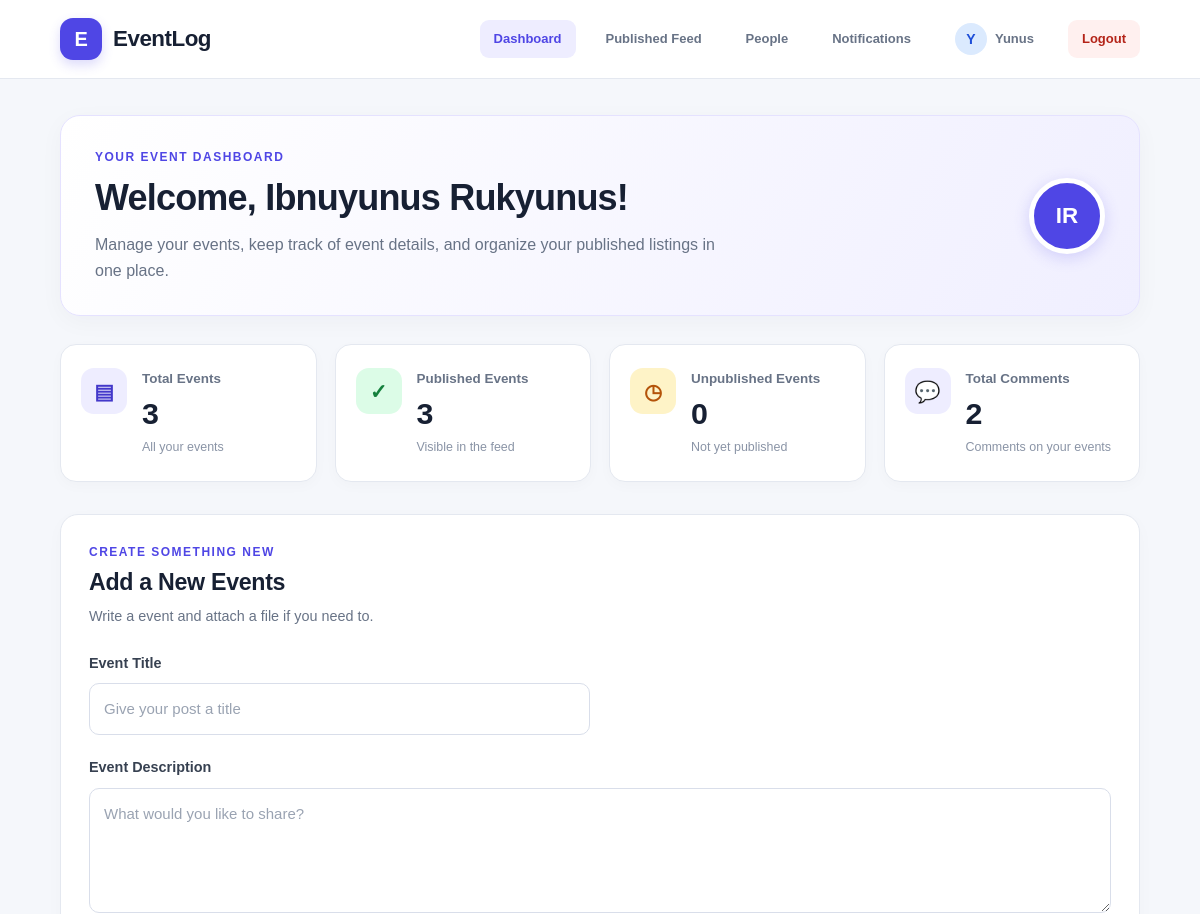
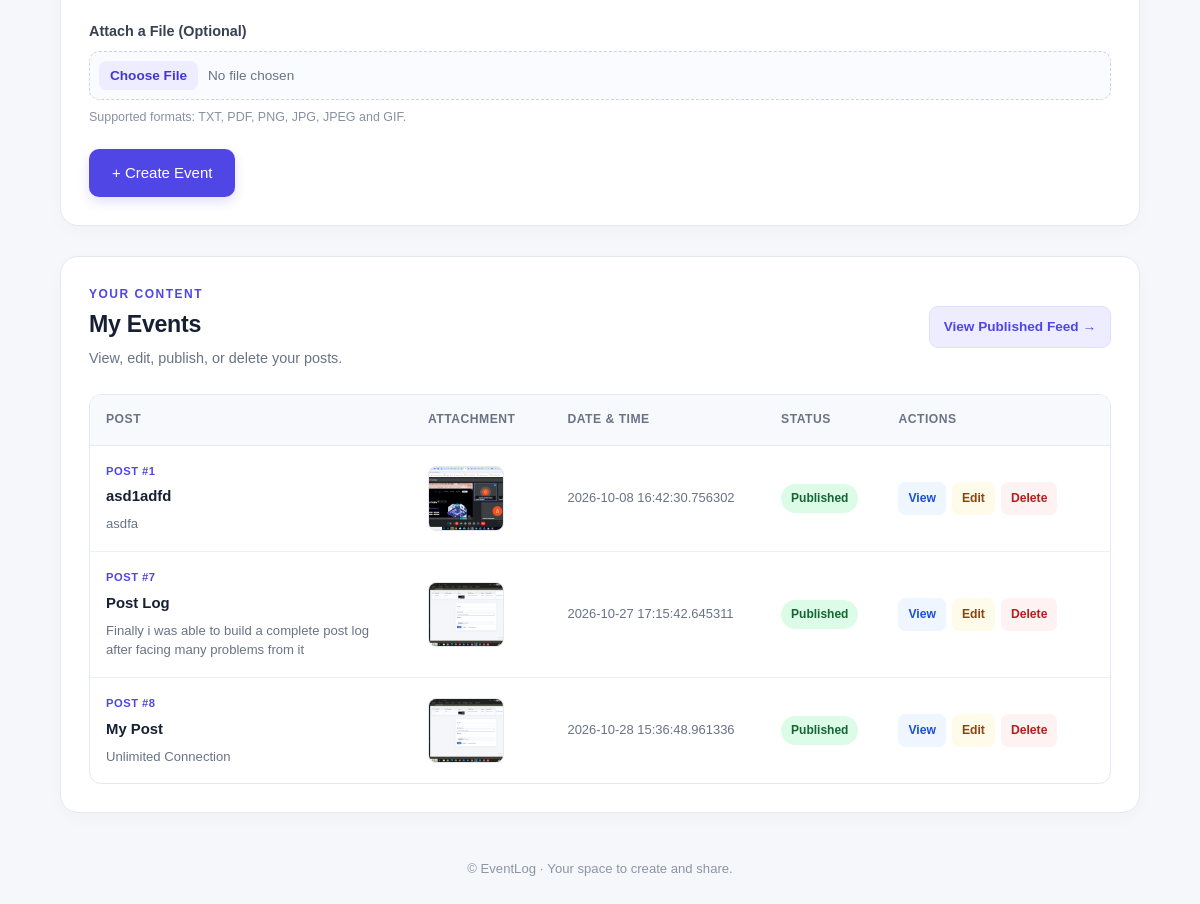
Screenshot of / (signed in) with the database file from the repository (2 pictures, top to bottom).
### app.py (models this page shows)
    class User(db.Model, UserMixin):
        id = mapped_column(db.Integer, primary_key=True)
        Firstname = mapped_column(db.String)
        Lastname = mapped_column(db.String)
        Username = mapped_column(db.String, unique=True, nullable=False)
        Email = mapped_column(db.String)
        Password = mapped_column(db.String, nullable=False)
        date = mapped_column(db.String)

    class Post(db.Model):
        id = mapped_column(db.Integer, primary_key=True)
        title = mapped_column(db.String)
        description = mapped_column(db.String)
        date = mapped_column(db.String)
        status = mapped_column(db.String)
        upload = mapped_column(db.String)
        published = mapped_column(db.Boolean, default=False)
        user_id = mapped_column(db.Integer, db.ForeignKey('user.id'), nullable=False)

### app.py (the view)
    @app.route('/', methods=['GET', 'POST'])
    @login_required
    def home():
        file = request.files.get('post_image')
        if file and file.filename != '' and allowed_file(file.filename):
            filename = secure_filename(file.filename)
            file.save(os.path.join(app.config['UPLOAD_FOLDER'], filename))
        if request.method == 'POST':
            db.session.add(Post(title = request.form['postBox'], description=request.form['postDesc'], date=datetime.datetime.now().__str__(), status = "Active", upload=filename, user_id=current_user.id))
            db.session.commit()
            return redirect(url_for('home'))
        user_posts = db.session.execute(
            db.select(Post).where(Post.status == "Active", Post.user_id == current_user.id).order_by(Post.date)
        ).scalars().all()
        total_comments = db.session.execute(
            db.select(db.func.count(Comment.id))
            .join(Post, Comment.post_id == Post.id)
            .where(Post.user_id == current_user.id)
        ).scalar()
        return render_template('index.html', eventsList=user_posts, user=current_user, total_comments=total_comments)

### templates/index.html (shortened to what this page needs)
<!DOCTYPE html>
<html lang="en">
<head>
    <link rel="stylesheet" href="{{ url_for('static', filename='dashboard.css') }}">
</head>
<body class="dashboard-page">
    {% set ns = namespace(published=0) %}
    {% for row in eventsList %}
        {% if row.published %}
            {% set ns.published = ns.published + 1 %}
        {% endif %}
    {% endfor %}
    <header class="dash-header">
        <a href="{{ url_for('home') }}" class="dash-brand">
            <span class="brand-icon">E</span>
            <span>EventLog</span>
        </a>
        <nav class="dash-nav">
            <a href="{{ url_for('home') }}" class="active">
                Dashboard
            </a>
            <a href="{{ url_for('published_posts') }}">
                Published Feed
            </a>
            <a href="{{ url_for('people') }}">
                People
            </a>
            <a href="{{ url_for('notifications') }}">
                Notifications
            </a>
            <a href="{{ url_for('profile', username=current_user.Username) }}"
            class="dash-user-profile">
                <span class="dash-user-avatar">
                    {{ (current_user.Username or 'U')[0]|upper }}
                </span>
                <span class="dash-user-name">
                    {{ current_user.Username }}
                </span>
            </a>
            <a href="{{ url_for('logout') }}" class="dash-logout">
                Logout
            </a>
        </nav>
    </header>
    <main class="dash-container">
        <section class="dash-welcome">
            <div>
                <p class="dash-eyebrow">YOUR EVENT DASHBOARD</p>
                <h1>
                    Welcome,
                    {{ current_user.Firstname }}
                    {{ current_user.Lastname }}!
                </h1>
                <p class="welcome-description">Manage your events, keep track of event details, and organize your published listings in one place.</p>
            </div>
            <div class="welcome-avatar">
                {{ current_user.Firstname[0]|upper }}{{ current_user.Lastname[0]|upper }}
            </div>
        </section>
        <section class="dash-stats">
            <div class="stat-card">
                <div class="stat-icon total-icon">▤</div>
                    <div>
                    <p>Total Events</p>
                    <h2>{{ eventsList|length }}</h2>
                    <span>All your events</span>
                </div>
            </div>
            <div class="stat-card">
                <div class="stat-icon published-icon">✓</div>
                <div>
                    <p>Published Events</p>
                    <h2>{{ ns.published }}</h2>
                    <span>Visible in the feed</span>
                </div>
            </div>
            <div class="stat-card">
                <div class="stat-icon draft-icon">◷</div>
                <div>
                    <p>Unpublished Events</p>
                    <h2>{{ (eventsList|length) - ns.published }}</h2>
                    <span>Not yet published</span>
                </div>
            </div>
            <div class="stat-card">
                <div class="stat-icon total-icon">💬</div>
                <div>
                    <p>Total Comments</p>
                    <h2>{{ total_comments }}</h2>
                    <span>Comments on your events</span>
                </div>
            </div>
        </section>
        <section class="dash-create-section">
            <div class="section-heading">
                <div>
                    <p class="dash-eyebrow">CREATE SOMETHING NEW</p>
                    <h2>Add a New Events</h2>
                    <p>Write a event and attach a file if you need to.</p>
                </div>
            </div>
            <form method="POST"
                  action="{{ url_for('home') }}"
                  enctype="multipart/form-data"
                  class="dash-create-form">
                <div class="form-field">
                    <label for="postBox">Event Title</label>
                    <input
                        type="text"
                        name="postBox"
                        id="postBox"
                        placeholder="Give your post a title"
                        required
                    >
                </div>
                <div class="form-field">
                    <label for="postDesc">Event Description</label>
                    <textarea name="postDesc" id="postDesc" rows="4" placeholder="What would you like to share?" required ></textarea>
                </div>
                <div class="form-field">
                    <label for="post_image">Attach a File (Optional)</label>
                    <input type="file" name="post_image" id="post_image" accept=".txt,.pdf,.png,.jpg,.jpeg,.gif">
                    <small>Supported formats: TXT, PDF, PNG, JPG, JPEG and GIF.</small>
                </div>
                <button type="submit" class="create-post-btn">
                    + Create Event
                </button>
            </form>
        </section>
        <section class="dash-posts-section">
            <div class="section-heading posts-heading">
                <div>
                    <p class="dash-eyebrow">YOUR CONTENT</p>
                    <h2>My Events</h2>
                    <p>View, edit, publish, or delete your posts.</p>
                </div>
                <a href="{{ url_for('published_posts') }}" class="view-feed-btn">
                    View Published Feed →
                </a>
            </div>
            {% if eventsList %}
                <div class="dash-table-wrapper">
                    <table class="dash-posts-table">
                        <thead>
                            <tr>
                                <th>Post</th>
                                <th>Attachment</th>
                                <th>Date &amp; Time</th>
                                <th>Status</th>
                                <th>Actions</th>
                            </tr>
                        </thead>
                        <tbody>
                            {% for row in eventsList %}
                                <tr>
                                    <td class="dash-post-info">
                                        <span class="post-id">POST #{{ row.id }}</span>
                                        <strong>{{ row.title }}</strong>
                                        <p>{{ row.description }}</p>
                                    </td>
                                    <td class="dash-attachment">
                                        {% if row.upload %}
                                            {% set ext = row.upload.rsplit('.', 1)[-1].lower() %}
                                            {% if ext in ['png', 'jpg', 'jpeg', 'gif'] %}
                                                <a href="{{ url_for('uploaded_file', filename=row.upload) }}"
                                                   target="_blank">
                                                    <img
                                                        src="{{ url_for('uploaded_file', filename=row.upload) }}"
                                                        alt="Post attachment"
                                                        class="dash-thumbnail"
                                                    >
                                                </a>
                                            {% else %}
                                                <a href="{{ url_for('uploaded_file', filename=row.upload) }}"
                                                   target="_blank"
                                                   class="attachment-link">
                                                    📎 {{ row.upload }}
                                                </a>
                                            {% endif %}
                                        {% else %}
                                            <span class="no-attachment">No attachment</span>
                                        {% endif %}
                                    </td>
                                    <td class="dash-date">{{ row.date }}</td>
                                    <td>
                                        {% if row.published %}
                                            <span class="status-pill status-published">
                                                Published
                                            </span>
                                        {% else %}
                                            <span class="status-pill status-draft">
                                                Unpublished
                                            </span>
                                        {% endif %}
                                    </td>
                                    <td>
                                        <div class="dash-actions">
                                            <a href="{{ url_for('post', id=row.id) }}"
                                               class="action-view">View</a>
                                            <a href="{{ url_for('edit', id=row.id) }}"
                                               class="action-edit">Edit</a>
                                            <a href="{{ url_for('delete', id=row.id) }}"
                                               class="action-delete"
                                               onclick="return confirm('Are you sure you want to delete this post?');">
                                                Delete
                                            </a>
                                        </div>
                                    </td>
                                </tr>
                            {% endfor %}
                        </tbody>
                    </table>
                </div>
            {% else %}
                <div class="dash-empty-state">
                    <div class="empty-icon">▤</div>
                    <h3>No posts yet</h3>
                    <p>Your posts will appear here after you create your first one.</p>
                </div>
            {% endif %}
        </section>
        <footer class="dash-footer">
            <p>© EventLog · Your space to create and share.</p>
        </footer>
    </main>
</body>
</html>

### rows the page displays
User: Username "Y", Username "Yunus", Firstname "Ibnuyunus", Lastname "Rukyunus", Firstname "I", Lastname "R"
Post: id "1", title "asd1adfd", description "asdfa", upload (picture), date "2026-10-08 16:42:30.756302", published "Published"
Post: id "7", title "Post Log", description "Finally i was able to build a complete post log after facing many problems from it", upload (picture), date "2026-10-27 17:15:42.645311", published "Published"
Post: id "8", title "My Post", description "Unlimited Connection", upload (picture), date "2026-10-28 15:36:48.961336", published "Published"

### other values shown
{{ eventsList|length }} "3"
{{ ns.published }} "3"
{{ (eventsList|length) - ns.published }} "0"
{{ total_comments }} "2"
